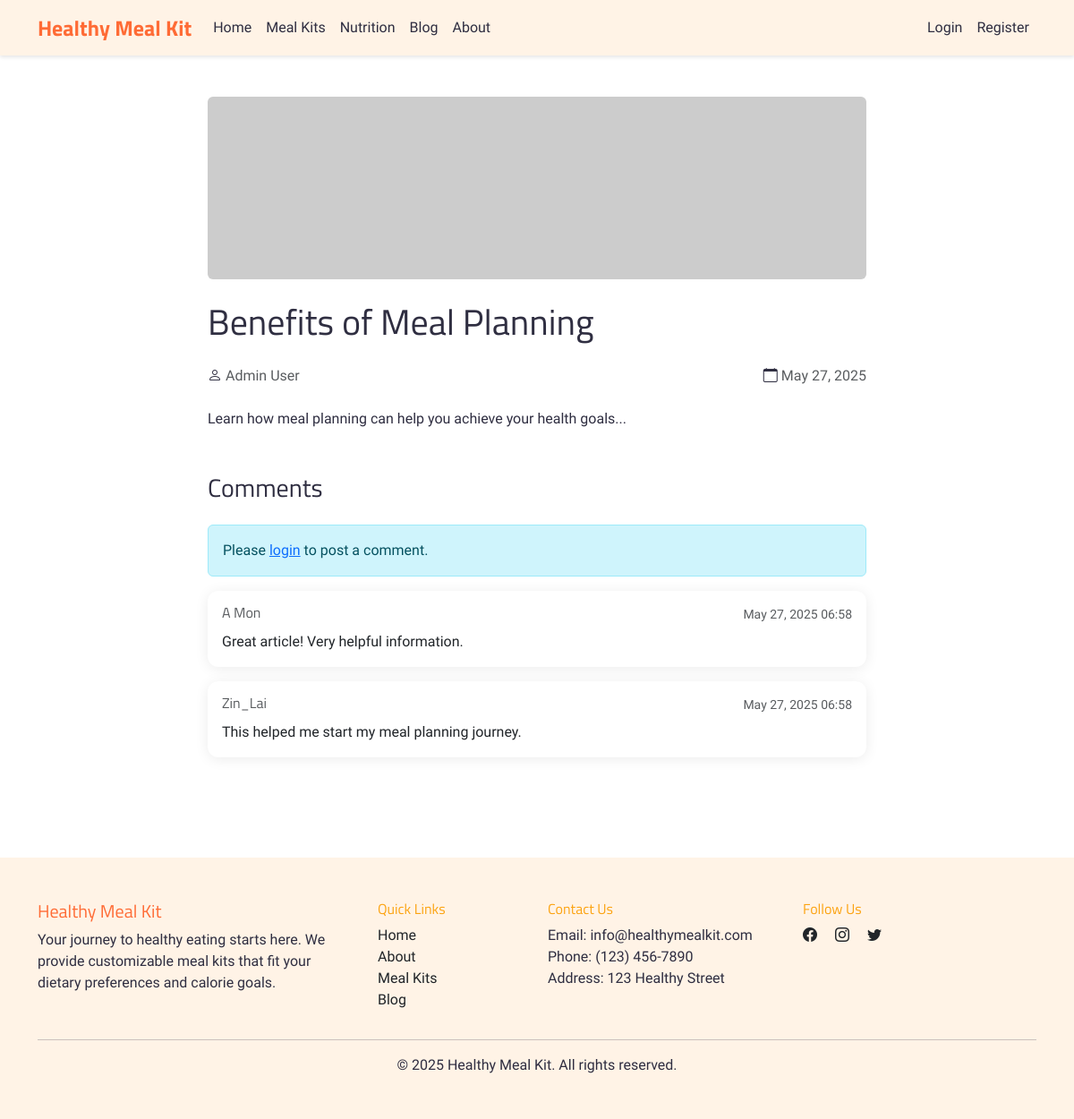
Screenshot of /blog-post.php?id=1 with the database file from the repository.
### tables this page shows
CREATE TABLE blog_posts (
    post_id INT PRIMARY KEY AUTO_INCREMENT,
    title VARCHAR(255) NOT NULL,
    content TEXT,
    author_id INT,
    image_url VARCHAR(255) DEFAULT NULL,
    created_at TIMESTAMP DEFAULT CURRENT_TIMESTAMP,
    updated_at TIMESTAMP DEFAULT CURRENT_TIMESTAMP ON UPDATE CURRENT_TIMESTAMP,
    FOREIGN KEY (author_id) REFERENCES users(user_id)
);

CREATE TABLE users (
    user_id INT PRIMARY KEY AUTO_INCREMENT,
    username VARCHAR(50) UNIQUE NOT NULL,
    email VARCHAR(100) UNIQUE NOT NULL,
    password VARCHAR(255) NOT NULL,
    full_name VARCHAR(100) NOT NULL,
    role TINYINT(1) DEFAULT 0 COMMENT '0: user, 1: admin',
    is_active TINYINT(1) DEFAULT 1 COMMENT '0: inactive, 1: active',
    last_login_at DATETIME DEFAULT NULL,
    inactivity_reason VARCHAR(255) DEFAULT NULL,
    deactivated_at DATETIME DEFAULT NULL,
    reactivated_at DATETIME DEFAULT NULL,
    created_at TIMESTAMP DEFAULT CURRENT_TIMESTAMP
);

CREATE TABLE comments (
    comment_id INT PRIMARY KEY AUTO_INCREMENT,
    post_id INT,
    user_id INT,
    content TEXT,
    created_at TIMESTAMP DEFAULT CURRENT_TIMESTAMP,
    FOREIGN KEY (post_id) REFERENCES blog_posts(post_id),
    FOREIGN KEY (user_id) REFERENCES users(user_id)
);

### blog-post.php (the view, shortened to what this page needs)
<?php
require_once 'config/connection.php';
$post_id = filter_var($_GET['id'], FILTER_VALIDATE_INT);
$stmt = $mysqli->prepare("
    SELECT bp.*, u.full_name as author_name
    FROM blog_posts bp
    LEFT JOIN users u ON bp.author_id = u.user_id
    WHERE bp.post_id = ?
");
$stmt->bind_param("i", $post_id);
$stmt->execute();
$post = $stmt->get_result()->fetch_assoc();
$stmt = $mysqli->prepare("
    SELECT c.*, u.full_name as commenter_name
    FROM comments c
    LEFT JOIN users u ON c.user_id = u.user_id
    WHERE c.post_id = ?
    ORDER BY c.created_at DESC
");
$stmt->bind_param("i", $post_id);
$stmt->execute();
$comments = $stmt->get_result();
?>
<!DOCTYPE html>
<html lang="en">
<head>
    <link href="https://cdn.jsdelivr.net/npm/bootstrap@5.3.0/dist/css/bootstrap.min.css" rel="stylesheet">
    <link rel="stylesheet" href="https://cdn.jsdelivr.net/npm/bootstrap-icons@1.11.3/font/bootstrap-icons.min.css">
    <link rel="stylesheet" href="assets/css/style.css">
</head>
<body>
<?php include 'includes/navbar.php'; ?>
<div class="container py-5">
    <div class="row justify-content-center">
        <div class="col-lg-8">
            <article class="blog-post">
                <?php if (isset($post['image_url']) && !empty($post['image_url'])): ?>
                    <img src="<?php echo htmlspecialchars($post['image_url']); ?>"
                         class="img-fluid rounded mb-4"
                         alt="<?php echo htmlspecialchars($post['title']); ?>">
                <?php else: ?>
                    <img src="https://placehold.co/1080x300/FFF3E6/FF6B35?text=<?php echo htmlspecialchars($post['title']); ?>"
                         class="img-fluid rounded mb-4"
                         alt="Blog post placeholder">
                <?php endif; ?>
                <h1 class="mb-4"><?php echo htmlspecialchars($post['title']); ?></h1>
                <div class="d-flex justify-content-between align-items-center mb-4">
                    <div class="author">
                        <i class="bi bi-person"></i>
                        <span class="text-muted"><?php echo htmlspecialchars($post['author_name']); ?></span>
                    </div>
                    <div class="date">
                        <i class="bi bi-calendar"></i>
                        <span class="text-muted">
                            <?php echo date('F d, Y', strtotime($post['created_at'])); ?>
                        </span>
                    </div>
                </div>
                <div class="blog-content mb-5">
                    <?php echo $post['content']; ?>
                </div>
            </article>
            <section class="comments-section">
                <h3 class="mb-4">Comments</h3>
                <?php if (isset($_SESSION['user_id'])): ?>
                    <div class="card mb-4">
                        <div class="card-body">
                            <form id="commentForm">
                                <input type="hidden" name="post_id" value="<?php echo $post_id; ?>">
                                <div class="mb-3">
                                    <label for="comment" class="form-label">Your Comment</label>
                                    <textarea class="form-control" id="comment" name="content" rows="3" required></textarea>
                                </div>
                                <button type="submit" class="btn btn-primary">Post Comment</button>
                            </form>
                        </div>
                    </div>
                <?php else: ?>
                    <div class="alert alert-info">
                        Please <a href="login.php">login</a> to post a comment.
                    </div>
                <?php endif; ?>
                <div id="commentsList">
                    <?php if ($comments->num_rows > 0): ?>
                        <?php while ($comment = $comments->fetch_assoc()): ?>
                            <div class="card mb-3">
                                <div class="card-body">
                                    <div class="d-flex justify-content-between align-items-center mb-2">
                                        <h6 class="card-subtitle text-muted">
                                            <?php echo htmlspecialchars($comment['commenter_name']); ?>
                                        </h6>
                                        <small class="text-muted">
                                            <?php echo date('M d, Y H:i', strtotime($comment['created_at'])); ?>
                                        </small>
                                    </div>
                                    <p class="card-text"><?php echo nl2br(htmlspecialchars($comment['content'])); ?></p>
                                </div>
                            </div>
                        <?php endwhile; ?>
                    <?php else: ?>
                        <div class="alert alert-light text-center">
                            No comments yet. Be the first to comment!
                        </div>
                    <?php endif; ?>
                </div>
            </section>
        </div>
    </div>
</div>
<?php include 'includes/footer.php'; ?>
</body>
</html>

### assets/css/style.css (style rules this page uses)
:root { --primary: #FF6B35; --secondary: #FCA311; --accent: #FFD23F; --light: #FFF3E6; --white: #FFFFFF; --dark: #2F2E41; --heading-font: 'Titillium Web', sans-serif; --body-font: 'Schibsted Grotesk', sans-serif; }
body { font-family: var(--body-font); color: var(--dark); padding-top: 60px; }
h1, h2, h3, h4, h5, h6 { font-family: var(--heading-font); }
.card { border: none; box-shadow: 0 2px 15px rgba(0,0,0,0.08); border-radius: 12px; overflow: hidden; }
.card-text { font-family: var(--body-font); font-weight: 300; }

### rows the page displays
blog_posts: title "Benefits of Meal Planning", author.full_name "Admin User", created_at "May 27, 2025", content "Learn how meal planning can help you achieve your health goals..."
comments: user.full_name "A Mon", created_at "May 27, 2025 06:58", content "Great article! Very helpful information."
comments: user.full_name "Zin_Lai", created_at "May 27, 2025 06:58", content "This helped me start my meal planning journey."
